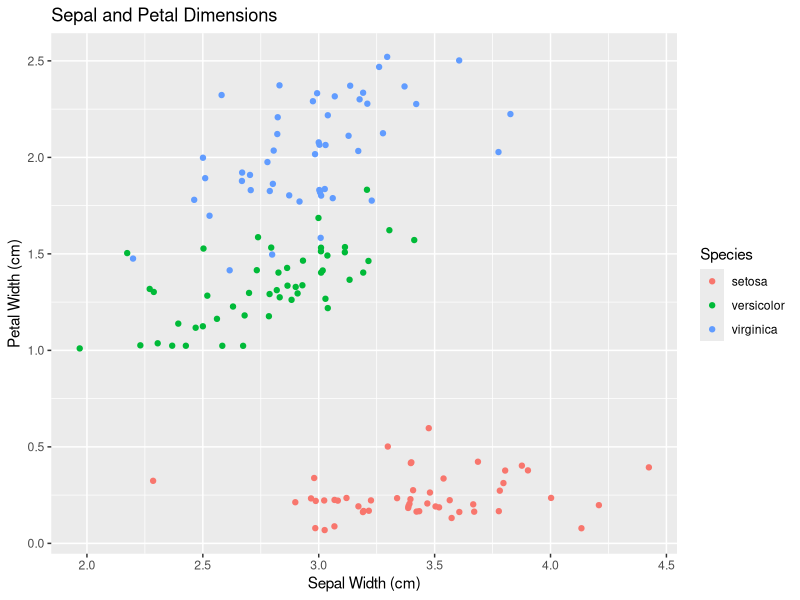

Source code (R):
## ---- chunk 1
#| echo: false
2 * 2
## ---- chunk 2
#| label: fig-iris
#| fig-width: 8
#| fig-height: 4 # Change the figure dimensions using fig-width/height
#| out-width: 80% # This changes the size of the figure as rendered in the text. 
#| fig-cap: "This figure shows the relationship between sepal width and petal width in irises. I've used geom_jitter to combat overplotting, as the data are measured in relatively consistent increments. The figure is drawn with `ggplot2` [@ggplot2-package]."
#| echo: false


data(iris)
library(ggplot2)
ggplot(iris, aes(x = Sepal.Width, y = Petal.Width, color = Species)) + 
  geom_jitter() + 
  xlab("Sepal Width (cm)") + ylab("Petal Width (cm)") + 
  ggtitle("Sepal and Petal Dimensions")
